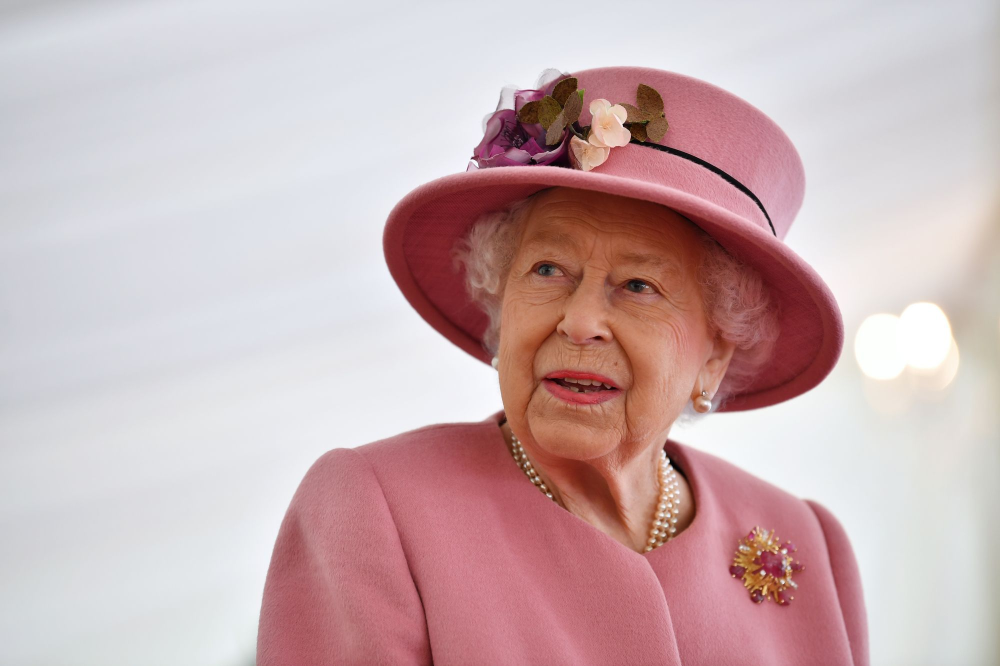
#> input picture dataset/Elizabeth.jpg, 2000 x 1332 px (shown at 1/2 size); its folder holds only this picture in this run
$ python transform_image.py   (older library calls are emulated)
#> lines starting #> are read from the running program, lines starting #| are printed output that depends on the picture
import os
import cv2
from PIL import Image
import numpy as np
import math


PATH              = os.getcwd()
DATASET_NAME      = "dataset"
DATASET_PATH      = PATH + "/" + DATASET_NAME
ANALYSED_NAME     = "modified"
ANALYSED_PATH     = DATASET_PATH + "/" + ANALYSED_NAME
VECTOR_NAME       = "vector"
VECTOR_PATH       = DATASET_PATH + "/" + VECTOR_NAME
IMAGE_VECTOR_NAME = "image_vector.jpg"

DEST_WIDTH = 178
DEST_HEIGHT = 218
REF_ED = 39
REF_ELX = 69
REF_EY = 110

FACE_CASCADE = cv2.CascadeClassifier('haarcascade_frontalface_default.xml')
EYE_CASCADE  = cv2.CascadeClassifier('haarcascade_eye.xml')

def getImagesList(path):
    return [f for f in os.listdir(path) if os.path.isfile(os.path.join(path, f))]

def distance(p1, p2):
    return math.sqrt( (p1[0] - p2[0]) ** 2 + (p1[1] - p2[1]) ** 2)

def createFolder(path):
    if not os.path.exists(path):
        os.makedirs(path)

def faceDetection(path):
#> called with path = 'dataset/Elizabeth.jpg'
    subdir = path.split("/")[-2]
    imgName = path.split("/")[-1][:-4]
    normalizedImagePath = None
    img = cv2.imread(path)
#> img is the input picture: shape (1332, 2000, 3); mean B, G, R 179.3, 177.2, 202.8
    gray = cv2.cvtColor(img, cv2.COLOR_BGR2GRAY)
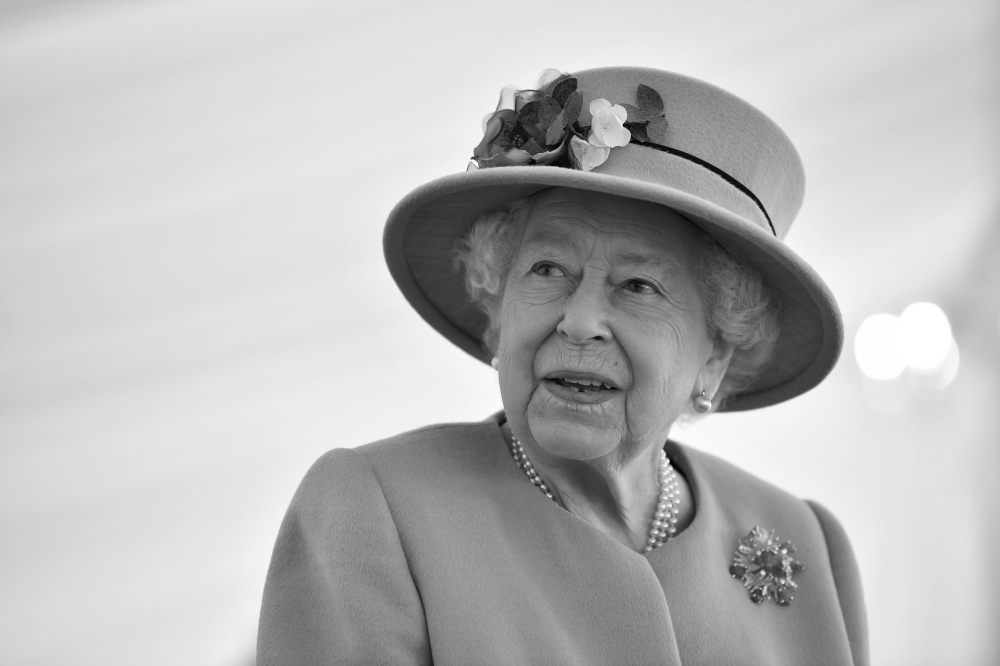
#> gray: shape (1332, 2000) (shown at 1/2 size); min 0, max 255, mean 185.1
    faces = FACE_CASCADE.detectMultiScale(gray, 1.1, 6)
#> faces = [[1422, 594, 68, 68], [919, 512, 103, 103], [964, 398, 439, 439]]
    if len(faces) > 0:
        (fx, fy, fw, fh) = face = faces[0]
#> fx = 1422; fy = 594; fw = 68; fh = 68; face = [1422, 594, 68, 68]
        roi_gray = gray[fy:fy+fh, fx:fx+fw]
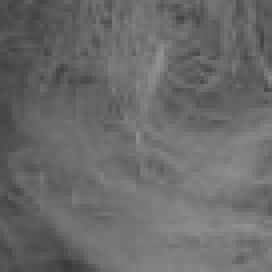
#> roi_gray: shape (68, 68) (shown 4 times larger); min 55, max 146, mean 106
        le, re = eyesDetection(roi_gray, face)
        if le is not None and re is not None:
            image = Image.open(path)
            image = normalizeImage(path, le, re)
            normalizedImagePath = os.path.join(ANALYSED_PATH, subdir + "/" + imgName + ".jpg")
            image.save(normalizedImagePath)
    return normalizedImagePath

# [6 lines left out: function detectFace, not called in this run]

def eyesDetection(image, face):
    (fx, fy, fw, fh) = face
#> fx = 1422; fy = 594; fw = 68; fh = 68
    lec = rec = None
    eyes = EYE_CASCADE.detectMultiScale(image)
#> eyes = ()
    if len(eyes) == 2:
        if eyes[0][0] < eyes[1][0]:
            (lex, ley, lew, leh) = eyes[0]
            (rex, rey, rew, reh) = eyes[1]
        else:
            (lex, ley, lew, leh) = eyes[1]
            (rex, rey, rew, reh) = eyes[0]
        lec = int((lex + (lew / 2)) + fx), int((ley + (leh / 2)) + fy)
        rec = int((rex + (rew / 2)) + fx), int((rey + (reh / 2)) + fy)
    return lec, rec

# [17 lines left out: function rotateImage, not called in this run]

def scaleImage(image):
    return image.resize((DEST_WIDTH, DEST_HEIGHT), Image.ANTIALIAS)

# [18 lines left out: functions cropImage, normalizeImage, not called in this run]

def main():
    createFolder(ANALYSED_PATH)

    for imgName in getImagesList(DATASET_PATH):
        normalizedImagePath = faceDetection(os.path.join(DATASET_PATH,imgName))


if __name__ == "__main__":
    main()

$ run again, on dataset/caprio.jpg
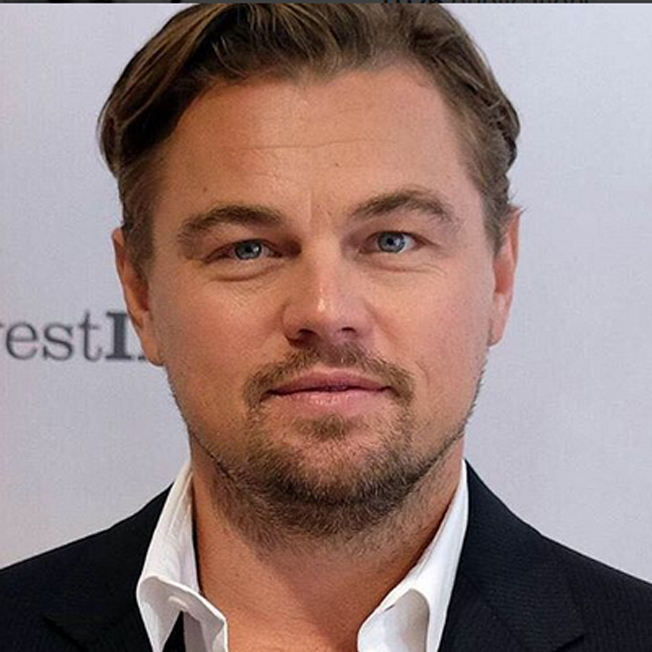
#> input picture dataset/caprio.jpg, 652 x 652 px
#> in faceDetection, img is the input picture: shape (652, 652, 3); mean B, G, R 122.9, 126.8, 150.6
#> faces = [[113, 76, 420, 420]]
#> in faceDetection, `(fx, fy, fw, fh) = face = faces[0]`: fx = 113; fy = 76; fw = 420; face = [113, 76, 420, 420]
#> in faceDetection, `roi_gray = gray[fy:fy+fh, fx:fx+fw]`:
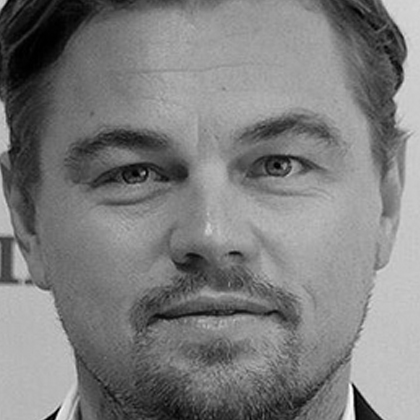
#> roi_gray: shape (420, 420); min 0, max 255, mean 125.4
#> in eyesDetection, `(fx, fy, fw, fh) = face`: fx = 113; fy = 76; fw = 420
#> eyes = [[231, 121, 90, 90], [86, 133, 88, 88]]
#> lex = 86; ley = 133; lew = 88
#> rex = 231; rey = 121; rew = 90
#> lec = (243, 253)
#> rec = (389, 242)
#> le = (243, 253); re = (389, 242)
#> avg_color_per_channel = 652 rows, first 8: [164.8, 158.9, 167.7], [164.5, 158.5, 167.6], [163.9, 158.1, 167.3], [163.9, 158.2, 167.3], [164.3, 158.7, 167.8], [164.8, 159.3, 168.4], [163.3, 158.3, 167.5], [161.4, 156.6, 165.8]
#> avg_color = [150.6, 126.8, 122.9]
#> center = (243, 253)
#> direction = (146, -11)
#> angle = 0.0752
#> center_x = 243; center_y = 253
#> cosinus = 0.997
#> sinus = 0.0751
#> a = 0.997
#> b = 0.0751
#> c = -18.32
#> d = -0.0751
#> e = 0.997
#> f = 18.97
#> ed = 146.4
#> scale = 3.75
#> crop_ul = (-16, -159)
#> crop_size = (668, 818)
#> crop_dr = (652, 659)
#> in scaleImage, `return image.resize((DEST_WIDTH, DEST_HEIGHT), Image.ANTIALIAS)`:
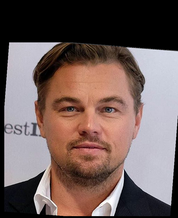
#> returned value: PIL image 178x218 RGB; mean R, G, B 113.7, 95.2, 92

$ run again, on dataset/caprio2.jpg
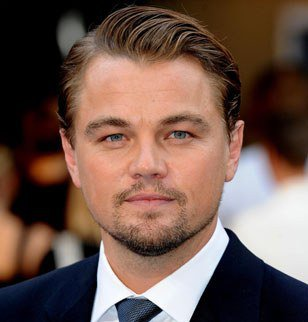
#> input picture dataset/caprio2.jpg, 308 x 322 px
#> in faceDetection, img is the input picture: shape (322, 308, 3); mean B, G, R 77.5, 86.8, 111.2
#> faces = [[50, 61, 193, 193]]
#> in faceDetection, `(fx, fy, fw, fh) = face = faces[0]`: fx = 50; fy = 61; fw = 193; face = [50, 61, 193, 193]
#> in faceDetection, `roi_gray = gray[fy:fy+fh, fx:fx+fw]`:
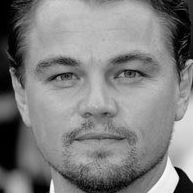
#> roi_gray: shape (193, 193); min 0, max 251, mean 128.3
#> in eyesDetection, `(fx, fy, fw, fh) = face`: fx = 50; fy = 61; fw = 193
#> eyes = [[105, 55, 40, 40], [42, 54, 43, 43]]
#> lex = 42; ley = 54; lew = 43
#> rex = 105; rey = 55; rew = 40
#> lec = (113, 136)
#> rec = (175, 136)
#> le = (113, 136); re = (175, 136)
#> avg_color_per_channel = 308 rows, first 8: [65.66, 45.38, 33.23], [64.94, 44.9, 32.57], [64.22, 44.06, 32.28], [63.35, 43.33, 31.48], [62.42, 42.35, 30.83], [60.8, 40.85, 29.4], [58.87, 38.86, 27.95], [57.2, 37.42, 26.8]
#> avg_color = [111.2, 86.78, 77.47]
#> center = (113, 136)
#> direction = (62, 0)
#> angle = 0
#> center_x = 113; center_y = 136
#> cosinus = 1
#> sinus = 0
#> a = 1
#> b = 0
#> e = 1
#> f = 0
#> ed = 62
#> scale = 1.59
#> crop_ul = (4, -38)
#> crop_size = (282, 346)
#> crop_dr = (286, 308)
#> in scaleImage, `return image.resize((DEST_WIDTH, DEST_HEIGHT), Image.ANTIALIAS)`:
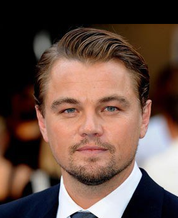
#> returned value: PIL image 178x218 RGB; mean R, G, B 102, 78.1, 68.6
